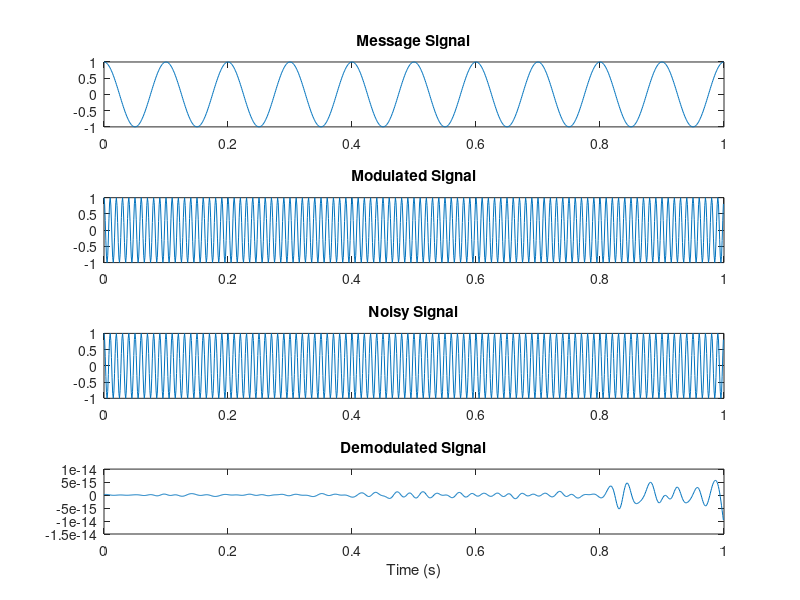

Source code (MATLAB):
% NBFM Demodulation using Envelope Detector and Differentiator

% Parameters
fs = 1000;          % Sampling frequency
fc = 100;           % Carrier frequency
fm = 10;            % Message frequency
kf = 5;             % Frequency deviation constant

% Time vector
t = 0:1/fs:1-1/fs;

% Modulate the signal
message_signal = cos(2*pi*fm*t);
modulated_signal = cos(2*pi*fc*t + kf*cumsum(message_signal)/fs);

% Add noise (optional)
snr = 200000; % Signal-to-noise ratio in dB
noisy_signal = awgn(modulated_signal, snr, 'measured');

% Demodulation using Envelope Detector and Differentiator
envelope_signal = abs(hilbert(noisy_signal));
derivative_signal = [0, diff(envelope_signal)];

% Low-pass filter to remove high-frequency noise
cutoff_frequency = 50; % Adjust as needed
[b, a] = butter(6, cutoff_frequency/(fs/2), 'low');
demodulated_signal = filtfilt(b, a, derivative_signal);

% Plotting
figure;

subplot(4,1,1);
plot(t, message_signal);
title('Message Signal');

subplot(4,1,2);
plot(t, modulated_signal);
title('Modulated Signal');

subplot(4,1,3);
plot(t, noisy_signal);
title('Noisy Signal');

subplot(4,1,4);
plot(t, demodulated_signal);
title('Demodulated Signal');

xlabel('Time (s)');
